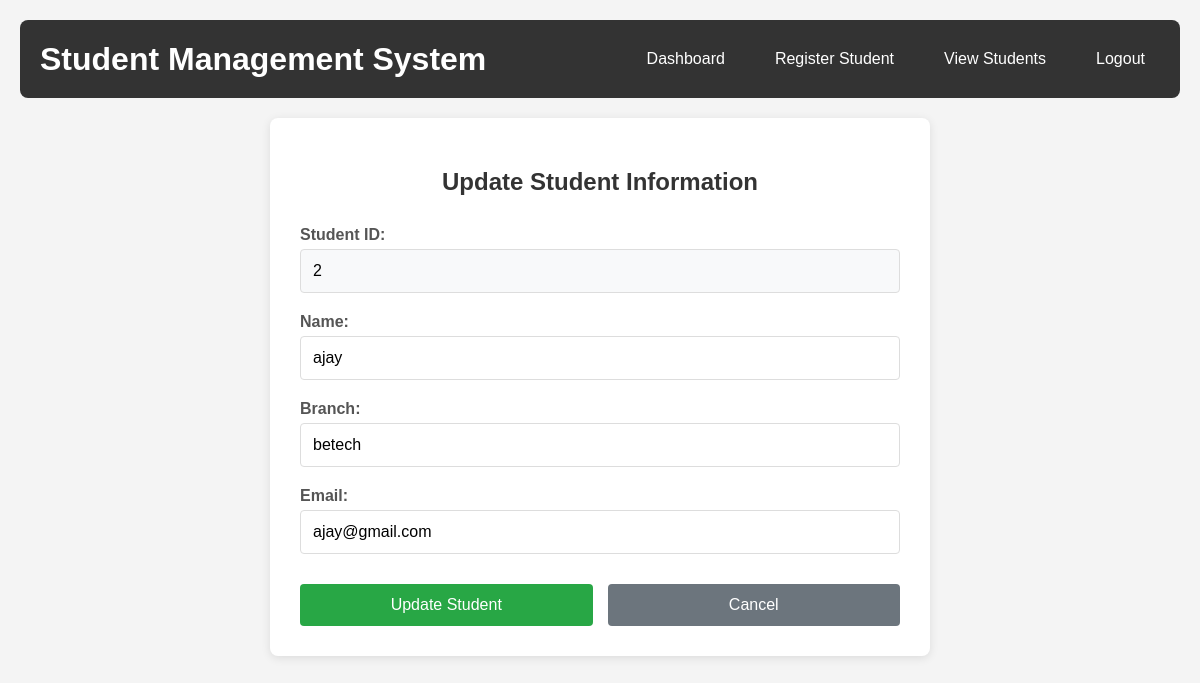
The page /updatestudent/2/ on the database its author committed.
### app1/models.py (models this page shows, shortened)
class app1_Student(models.Model):
    name=models.CharField(max_length=100)
    branch = models.CharField(max_length=100)
    email = models.CharField(max_length=100)

### app1/views.py (the view)
# urls.py: path('updatestudent/<int:id>/', updatestudent, name='updatestudent'),
def updatestudent(request, id):
    student = app1_Student.objects.get(id=id)
    if request.method == 'POST':
        student.name = request.POST['T1']
        student.branch = request.POST['T2']
        student.email = request.POST['T3']
        student.save()
        return redirect('showstudent')
    return render(request, 'updatestudent.html', {'student': student})

### app1/templates/updatestudent.html (shortened to what this page needs)
<!DOCTYPE html>
<html lang="en">
<head>
</head>
<body>
    <div class="header">
        <h1>Student Management System</h1>
        <div class="nav-links">
            <a href="{% url 'dashboard' %}">Dashboard</a>
            <a href="{% url 'StudentReg' %}">Register Student</a>
            <a href="{% url 'showstudent' %}">View Students</a>
            <a href="{% url 'logout' %}">Logout</a>
        </div>
    </div>
    <div class="container">
        <h2>Update Student Information</h2>
        <form method="post" action="">
            <div class="form-row">
                <label for="T1">Student ID:</label>
                <input type="text" id="id" name="id" value="{{ student.id }}" readonly />
            </div>
            <div class="form-row">
                <label for="T1">Name:</label>
                <input type="text" id="T1" name="T1" value="{{ student.name }}" required />
            </div>
            <div class="form-row">
                <label for="T2">Branch:</label>
                <input type="text" id="T2" name="T2" value="{{ student.branch }}" required />
            </div>
            <div class="form-row">
                <label for="T3">Email:</label>
                <input type="email" id="T3" name="T3" value="{{ student.email }}" required />
            </div>
            <div class="button-group">
                <button type="submit" class="btn btn-success">Update Student</button>
                <a href="{% url 'showstudent' %}" class="btn btn-secondary">Cancel</a>
            </div>
        </form>
    </div>
</body>
</html>

### app1/templates/updatestudent.html (style rules this page uses)
body { font-family: Arial, sans-serif; background-color: #f4f4f4; margin: 0; padding: 20px; }
.header { background-color: #333; color: white; padding: 20px; display: flex; justify-content: space-between; align-items: center; margin-bottom: 20px; border-radius: 8px; }
.header h1 { margin: 0; }
.nav-links { display: flex; gap: 20px; }
.nav-links a { color: white; text-decoration: none; padding: 10px 15px; border-radius: 4px; transition: background-color 0.3s; }
.container { max-width: 600px; margin: 0 auto; background-color: white; padding: 30px; border-radius: 8px; box-shadow: 0 2px 10px rgba(0, 0, 0, 0.1); }
h2 { text-align: center; color: #333; margin-bottom: 30px; }
.form-row { margin-bottom: 20px; }
.form-row label { display: block; margin-bottom: 5px; color: #555; font-weight: bold; }
.form-row input { width: 100%; padding: 12px; border: 1px solid #ddd; border-radius: 4px; font-size: 16px; box-sizing: border-box; }
.form-row input[readonly] { background-color: #f8f9fa; cursor: not-allowed; }
.button-group { display: flex; gap: 15px; margin-top: 30px; }
.btn { padding: 12px 24px; border: none; border-radius: 4px; font-size: 16px; cursor: pointer; text-decoration: none; display: inline-block; transition: background-color 0.3s; flex: 1; text-align: center; }
.btn-secondary { background-color: #6c757d; color: white; }
.btn-success { background-color: #28a745; color: white; }

### rows shown on the page
app1_Student: id "2", T1 "ajay", T2 "betech", T3 "ajay@gmail.com"
